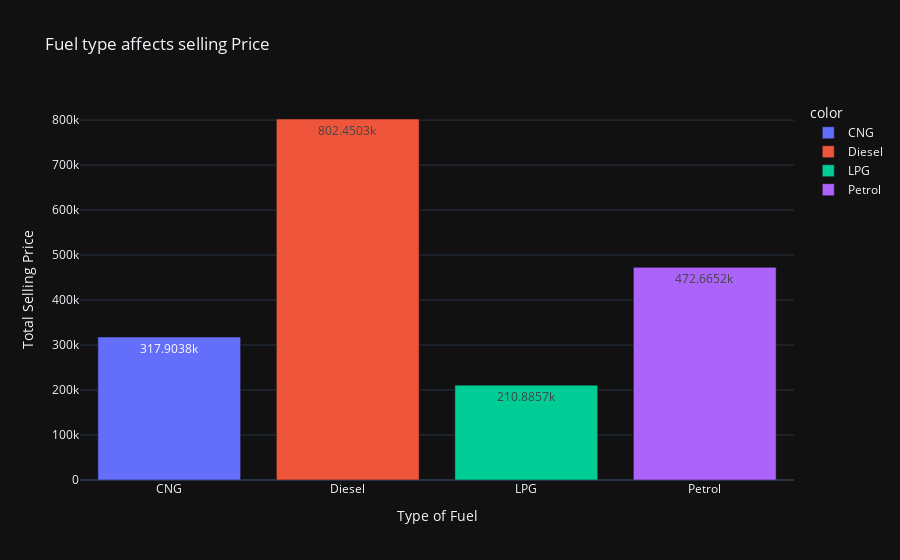

This figure's notebook cell:
### Code cell
price_Type_Fuel = df.groupby('fuel')['selling_price'].mean()
px.bar(x = price_Type_Fuel.index,
       y = price_Type_Fuel.values,
       template = 'plotly_dark',
       color = price_Type_Fuel.index,
       text_auto = True,
       title = 'Fuel type affects selling Price',
       labels = {'y':'Total Selling Price','x':'Type of Fuel'}
       )

### Figure 1 — Plotly figure (JSON) as saved in the notebook; plotly's stock layout.template omitted (floating-point values rounded to 4 significant figures)
{"data": [{"hovertemplate": "color=CNG<br>Type of Fuel=%{x}<br>Total Selling Price=%{y}<extra></extra>", "legendgroup": "CNG", "marker": {"color": "#636efa", "pattern": {"shape": ""}}, "name": "CNG", "orientation": "v", "showlegend": true, "textposition": "auto", "texttemplate": "%{y}", "type": "bar", "x": ["CNG"], "xaxis": "x", "y": [317900.0], "yaxis": "y"}, {"hovertemplate": "color=Diesel<br>Type of Fuel=%{x}<br>Total Selling Price=%{y}<extra></extra>", "legendgroup": "Diesel", "marker": {"color": "#EF553B", "pattern": {"shape": ""}}, "name": "Diesel", "orientation": "v", "showlegend": true, "textposition": "auto", "texttemplate": "%{y}", "type": "bar", "x": ["Diesel"], "xaxis": "x", "y": [802500.0], "yaxis": "y"}, {"hovertemplate": "color=LPG<br>Type of Fuel=%{x}<br>Total Selling Price=%{y}<extra></extra>", "legendgroup": "LPG", "marker": {"color": "#00cc96", "pattern": {"shape": ""}}, "name": "LPG", "orientation": "v", "showlegend": true, "textposition": "auto", "texttemplate": "%{y}", "type": "bar", "x": ["LPG"], "xaxis": "x", "y": [210900.0], "yaxis": "y"}, {"hovertemplate": "color=Petrol<br>Type of Fuel=%{x}<br>Total Selling Price=%{y}<extra></extra>", "legendgroup": "Petrol", "marker": {"color": "#ab63fa", "pattern": {"shape": ""}}, "name": "Petrol", "orientation": "v", "showlegend": true, "textposition": "auto", "texttemplate": "%{y}", "type": "bar", "x": ["Petrol"], "xaxis": "x", "y": [472700.0], "yaxis": "y"}], "layout": {"barmode": "relative", "legend": {"title": {"text": "color"}, "tracegroupgap": 0}, "title": {"text": "Fuel type affects selling Price"}, "xaxis": {"anchor": "y", "domain": [0, 1], "title": {"text": "Type of Fuel"}}, "yaxis": {"anchor": "x", "domain": [0, 1], "title": {"text": "Total Selling Price"}}}}
